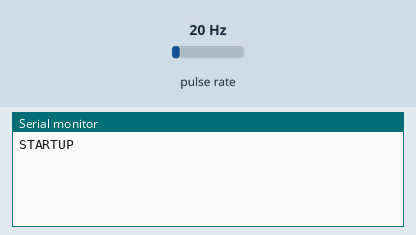
This sketch was run on a simulated Arduino Uno, built with avr-gcc and run on an emulated ATmega328P. Shown: the last lines printed to the serial monitor. Wiring (inferred from the names in the program): pulse sensor: data pin 8. Inputs (shaded band) come from the test bench; at power-on: pulse rate 20 Hz.

Above: at 1.2 s.
1.3 s: pulse rate (sensor on pin 8) set to 50 Hz
At 4.2 s:
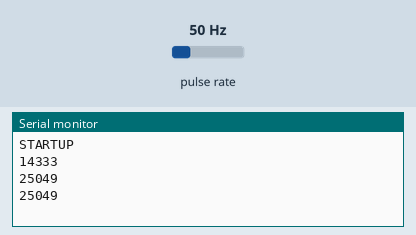
4.3 s: pulse rate (sensor on pin 8) set to 4 Hz
At 6.1 s:
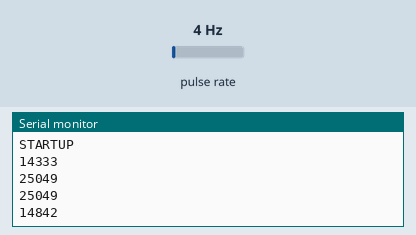
Timing chart, 0 to 7.6 s (numbered marks = the images above; inputs shaded):
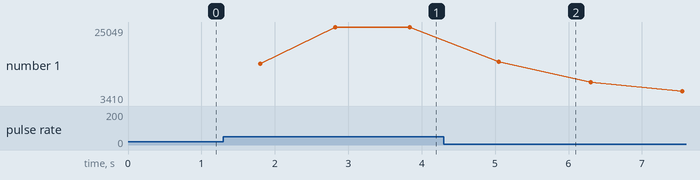

Measured:
- after the input at 1.3 s, the serial monitor: prints a new line after 0.50 s (image 1)
- after the input at 4.3 s, the serial monitor: prints a new line after 0.75 s (image 2)
- plotted number 1: 25049 → 3410 after the input at 4.3 s

The sketch:

netzfrequenz.ino
```cpp
//  input capture = pin8
const uint8_t input_capture_pin = 8;

const uint8_t magic_calibration = 100;

// helper type for efficient access of the counter structure
typedef union {
    uint32_t clock_ticks;
    struct {
        uint8_t  byte_0;
        uint8_t  byte_1;
        uint16_t word_1;
    };
} converter;

// The timer values will be initialized nowhere.
// This works because we are intested in the differences only.
// The first differences will be meaningless due to lack
// of initialization. However they would be meaningless anyway
// because the very first capture has (by definition) no predecessor.
// So the lack of initialization semantically reflects this.
volatile converter input_capture_time;
volatile uint16_t timer1_overflow_count;

// 0 indicates "invalid"
volatile uint32_t period_length = 0;
volatile bool next_sample_ready = false;

ISR(TIMER1_OVF_vect) {
    ++timer1_overflow_count;
}

ISR(TIMER1_CAPT_vect) {
    static uint32_t previous_capture_time = 0;

    // according to the datasheet the low byte must be read first
    input_capture_time.byte_0 = ICR1L;
    input_capture_time.byte_1 = ICR1H;

    if ((TIFR1 & (1<<TOV1) && input_capture_time.byte_1 < 128)) {
        // we have a timer1 overflow AND
        // input capture time is so low that we must assume that it
        // was wrapped around
        ++timer1_overflow_count;
        // we clear the overflow bit in order to not trigger the
        // overflow ISR, otherwise this overflow would be
        // counted twice
        TIFR1 = (1<<TOV1);
    }
    input_capture_time.word_1 = timer1_overflow_count;

    period_length = input_capture_time.clock_ticks - previous_capture_time;
    previous_capture_time = input_capture_time.clock_ticks;

    next_sample_ready = true;
}

void initialize_timer1() {
    // Timer1: "normal mode", no automatic toggle of output pins
    //                        wave form generation mode  with Top = 0xffff
    TCCR1A = 0;
    // Timer 1: input capture noise canceler active
    //          input capture trigger on rising edge
    //          clock select: no prescaler, use system clock
    TCCR1B = (1<<ICNC1) | (1<< ICES1) | (1<<CS10);
    // Timer1: enable input capture and overflow interrupts
    TIMSK1 = (1<<ICIE1) | (1<<TOIE1);
    // Timer1: clear input capture and overflow flags by writing a 1 into them
    TIFR1 = (1<<ICF1) | (1<<TOV1) ;
}

void setup() {
    cli();
    Serial.begin(115200);
    Serial.println(F("STARTUP"));

    delay(1000);

    pinMode(input_capture_pin, INPUT);
    digitalWrite(input_capture_pin, HIGH);

    initialize_timer1();
    sei();
}

const uint8_t sample_buffer_size = 50;

uint32_t sample_buffer[sample_buffer_size];


long myTimer = 0;
long myTimeout = 1000;

void loop() {
    static uint8_t sample_index = sample_buffer_size - 1;
    static uint8_t buffer_filled = sample_buffer_size;
    static uint8_t ingorefirstvalues = 0;
    static uint32_t lastValue = 0;

    if (next_sample_ready) {
        next_sample_ready = false;

        cli();
        sample_buffer[sample_index] = period_length;
        sei();

        sample_index = sample_index > 0 ? sample_index - 1 : sample_buffer_size - 1;

        if(ingorefirstvalues < sample_buffer_size){
          ingorefirstvalues++;
          return;
        }

        if (millis() > myTimeout + myTimer ) {
          myTimer = millis();
          uint32_t average_period_length = 0;
          for (uint8_t index = 0; index < sample_buffer_size; ++index) {
              average_period_length += sample_buffer[index];
          }
          average_period_length /= sample_buffer_size;

          const int64_t deviation_1000 = 1000 * (int64_t)F_CPU / average_period_length;
          Serial.println((int32_t)(deviation_1000 + magic_calibration) / 2);
        }
    }
}
```
